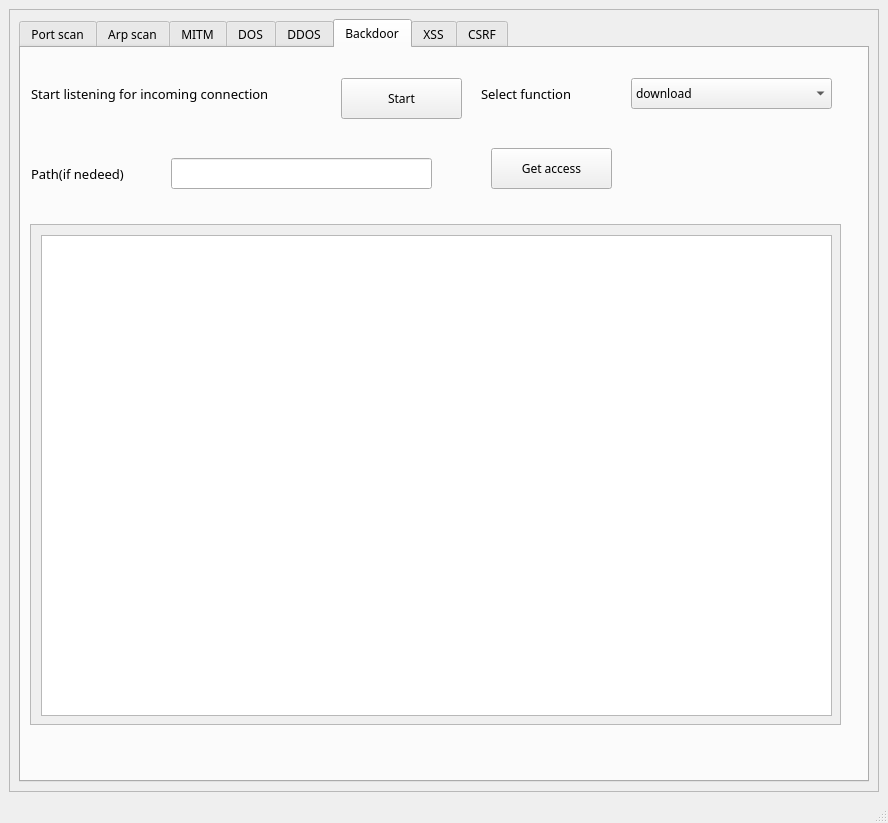
<?xml version="1.0" encoding="UTF-8"?>
<ui version="4.0">
 <class>MainWindow</class>
 <widget class="QMainWindow" name="MainWindow">
  <property name="windowModality">
   <enum>Qt::ApplicationModal</enum>
  </property>
  <property name="geometry">
   <rect>
    <x>0</x>
    <y>0</y>
    <width>888</width>
    <height>823</height>
   </rect>
  </property>
  <property name="windowTitle">
   <string>Ethical hacking &amp; security application (EHSA)</string>
  </property>
  <property name="windowIcon">
   <iconset>
    <selectedon>icon.png</selectedon>
   </iconset>
  </property>
  <widget class="QWidget" name="centralwidget">
   <layout class="QGridLayout" name="gridLayout">
    <item row="0" column="0">
     <widget class="QScrollArea" name="scrollArea">
      <property name="widgetResizable">
       <bool>true</bool>
      </property>
      <widget class="QWidget" name="scrollAreaWidgetContents">
       <property name="geometry">
        <rect>
         <x>0</x>
         <y>0</y>
         <width>864</width>
         <height>774</height>
        </rect>
       </property>
       <layout class="QGridLayout" name="gridLayout_2">
        <item row="1" column="0">
         <widget class="QTabWidget" name="tabWidget">
          <property name="font">
           <font>
            <family>Bahnschrift SemiLight</family>
            <pointsize>9</pointsize>
           </font>
          </property>
          <property name="currentIndex">
           <number>5</number>
          </property>
          <widget class="QWidget" name="ps">
           <attribute name="title">
            <string>Port scan</string>
           </attribute>
           <widget class="QLineEdit" name="ps_lineEdit_1">
            <property name="geometry">
             <rect>
              <x>430</x>
              <y>40</y>
              <width>181</width>
              <height>31</height>
             </rect>
            </property>
           </widget>
           <widget class="QLabel" name="ps_label_3">
            <property name="geometry">
             <rect>
              <x>10</x>
              <y>100</y>
              <width>71</width>
              <height>31</height>
             </rect>
            </property>
            <property name="font">
             <font>
              <pointsize>10</pointsize>
             </font>
            </property>
            <property name="text">
             <string>Target IP</string>
            </property>
            <property name="scaledContents">
             <bool>false</bool>
            </property>
           </widget>
           <widget class="QLineEdit" name="ps_lineEdit_2">
            <property name="geometry">
             <rect>
              <x>130</x>
              <y>100</y>
              <width>181</width>
              <height>31</height>
             </rect>
            </property>
           </widget>
           <widget class="QComboBox" name="ps_comboBox">
            <property name="geometry">
             <rect>
              <x>130</x>
              <y>40</y>
              <width>181</width>
              <height>31</height>
             </rect>
            </property>
            <item>
             <property name="text">
              <string>well khown port</string>
             </property>
            </item>
            <item>
             <property name="text">
              <string>custom port</string>
             </property>
            </item>
            <item>
             <property name="text">
              <string/>
             </property>
            </item>
           </widget>
           <widget class="QLabel" name="ps_label_2">
            <property name="geometry">
             <rect>
              <x>330</x>
              <y>40</y>
              <width>81</width>
              <height>31</height>
             </rect>
            </property>
            <property name="font">
             <font>
              <pointsize>10</pointsize>
             </font>
            </property>
            <property name="text">
             <string>Enter port</string>
            </property>
            <property name="scaledContents">
             <bool>false</bool>
            </property>
           </widget>
           <widget class="QLabel" name="ps_label_1">
            <property name="geometry">
             <rect>
              <x>10</x>
              <y>40</y>
              <width>111</width>
              <height>31</height>
             </rect>
            </property>
            <property name="font">
             <font>
              <pointsize>10</pointsize>
             </font>
            </property>
            <property name="text">
             <string>Select option</string>
            </property>
            <property name="scaledContents">
             <bool>false</bool>
            </property>
           </widget>
           <widget class="QPushButton" name="ps_pushButton">
            <property name="geometry">
             <rect>
              <x>330</x>
              <y>100</y>
              <width>121</width>
              <height>41</height>
             </rect>
            </property>
            <property name="text">
             <string>Attack</string>
            </property>
           </widget>
           <widget class="QScrollArea" name="ps_scrollArea">
            <property name="geometry">
             <rect>
              <x>9</x>
              <y>176</y>
              <width>811</width>
              <height>501</height>
             </rect>
            </property>
            <property name="widgetResizable">
             <bool>true</bool>
            </property>
            <widget class="QWidget" name="scrollAreaWidgetContents_2">
             <property name="geometry">
              <rect>
               <x>0</x>
               <y>0</y>
               <width>809</width>
               <height>499</height>
              </rect>
             </property>
             <widget class="QTextBrowser" name="ps_textBrowser">
              <property name="geometry">
               <rect>
                <x>10</x>
                <y>10</y>
                <width>791</width>
                <height>481</height>
               </rect>
              </property>
             </widget>
            </widget>
           </widget>
          </widget>
          <widget class="QWidget" name="arps">
           <attribute name="title">
            <string>Arp scan</string>
           </attribute>
           <widget class="QScrollArea" name="arps_scrollArea">
            <property name="geometry">
             <rect>
              <x>9</x>
              <y>176</y>
              <width>811</width>
              <height>501</height>
             </rect>
            </property>
            <property name="widgetResizable">
             <bool>true</bool>
            </property>
            <widget class="QWidget" name="scrollAreaWidgetContents_11">
             <property name="geometry">
              <rect>
               <x>0</x>
               <y>0</y>
               <width>809</width>
               <height>499</height>
              </rect>
             </property>
             <widget class="QTextBrowser" name="arps_textBrowser">
              <property name="geometry">
               <rect>
                <x>10</x>
                <y>10</y>
                <width>791</width>
                <height>481</height>
               </rect>
              </property>
             </widget>
            </widget>
           </widget>
           <widget class="QComboBox" name="arps_comboBox">
            <property name="geometry">
             <rect>
              <x>130</x>
              <y>40</y>
              <width>181</width>
              <height>31</height>
             </rect>
            </property>
            <item>
             <property name="text">
              <string>Ethernet</string>
             </property>
            </item>
            <item>
             <property name="text">
              <string>Wi-Fi</string>
             </property>
            </item>
            <item>
             <property name="text">
              <string>Local Area Connection* 3</string>
             </property>
            </item>
            <item>
             <property name="text">
              <string>Local Area Connection* 12</string>
             </property>
            </item>
            <item>
             <property name="text">
              <string>VMware Network Adapter VMnet1</string>
             </property>
            </item>
            <item>
             <property name="text">
              <string>VMware Network Adapter VMnet8</string>
             </property>
            </item>
            <item>
             <property name="text">
              <string>Loopback Pseudo-Interface 1</string>
             </property>
            </item>
            <item>
             <property name="text">
              <string/>
             </property>
            </item>
           </widget>
           <widget class="QLineEdit" name="arps_lineEdit">
            <property name="geometry">
             <rect>
              <x>130</x>
              <y>100</y>
              <width>181</width>
              <height>31</height>
             </rect>
            </property>
           </widget>
           <widget class="QLabel" name="arps_label_1">
            <property name="geometry">
             <rect>
              <x>10</x>
              <y>40</y>
              <width>111</width>
              <height>31</height>
             </rect>
            </property>
            <property name="font">
             <font>
              <pointsize>10</pointsize>
             </font>
            </property>
            <property name="text">
             <string>Select option</string>
            </property>
            <property name="scaledContents">
             <bool>false</bool>
            </property>
           </widget>
           <widget class="QPushButton" name="arps_pushButton">
            <property name="geometry">
             <rect>
              <x>360</x>
              <y>40</y>
              <width>121</width>
              <height>41</height>
             </rect>
            </property>
            <property name="text">
             <string>Attack</string>
            </property>
           </widget>
           <widget class="QLabel" name="arps_label_2">
            <property name="geometry">
             <rect>
              <x>10</x>
              <y>100</y>
              <width>121</width>
              <height>31</height>
             </rect>
            </property>
            <property name="font">
             <font>
              <pointsize>10</pointsize>
             </font>
            </property>
            <property name="text">
             <string>Target IP range</string>
            </property>
            <property name="scaledContents">
             <bool>false</bool>
            </property>
           </widget>
          </widget>
          <widget class="QWidget" name="mitm">
           <attribute name="title">
            <string>MITM</string>
           </attribute>
           <widget class="QScrollArea" name="mitm_scrollArea">
            <property name="geometry">
             <rect>
              <x>10</x>
              <y>176</y>
              <width>811</width>
              <height>501</height>
             </rect>
            </property>
            <property name="widgetResizable">
             <bool>true</bool>
            </property>
            <widget class="QWidget" name="scrollAreaWidgetContents_12">
             <property name="geometry">
              <rect>
               <x>0</x>
               <y>0</y>
               <width>809</width>
               <height>499</height>
              </rect>
             </property>
             <widget class="QTextBrowser" name="mitm_textBrowser">
              <property name="geometry">
               <rect>
                <x>10</x>
                <y>10</y>
                <width>791</width>
                <height>481</height>
               </rect>
              </property>
             </widget>
            </widget>
           </widget>
           <widget class="QLineEdit" name="mitm_lineEdit_2">
            <property name="geometry">
             <rect>
              <x>130</x>
              <y>100</y>
              <width>181</width>
              <height>31</height>
             </rect>
            </property>
           </widget>
           <widget class="QLabel" name="mitm_label_2">
            <property name="geometry">
             <rect>
              <x>10</x>
              <y>100</y>
              <width>101</width>
              <height>31</height>
             </rect>
            </property>
            <property name="font">
             <font>
              <pointsize>10</pointsize>
             </font>
            </property>
            <property name="text">
             <string>Gateway IP</string>
            </property>
            <property name="scaledContents">
             <bool>false</bool>
            </property>
           </widget>
           <widget class="QLineEdit" name="mitm_lineEdit_1">
            <property name="geometry">
             <rect>
              <x>131</x>
              <y>40</y>
              <width>181</width>
              <height>31</height>
             </rect>
            </property>
           </widget>
           <widget class="QPushButton" name="mitm_pushButton">
            <property name="geometry">
             <rect>
              <x>350</x>
              <y>40</y>
              <width>121</width>
              <height>41</height>
             </rect>
            </property>
            <property name="text">
             <string>Attack</string>
            </property>
           </widget>
           <widget class="QLabel" name="mitm_label_1">
            <property name="geometry">
             <rect>
              <x>11</x>
              <y>40</y>
              <width>71</width>
              <height>31</height>
             </rect>
            </property>
            <property name="font">
             <font>
              <pointsize>10</pointsize>
             </font>
            </property>
            <property name="text">
             <string>Target IP</string>
            </property>
            <property name="scaledContents">
             <bool>false</bool>
            </property>
           </widget>
          </widget>
          <widget class="QWidget" name="dos">
           <attribute name="title">
            <string>DOS</string>
           </attribute>
           <widget class="QScrollArea" name="dos_scrollArea">
            <property name="geometry">
             <rect>
              <x>9</x>
              <y>176</y>
              <width>811</width>
              <height>501</height>
             </rect>
            </property>
            <property name="widgetResizable">
             <bool>true</bool>
            </property>
            <widget class="QWidget" name="scrollAreaWidgetContents_23">
             <property name="geometry">
              <rect>
               <x>0</x>
               <y>0</y>
               <width>809</width>
               <height>499</height>
              </rect>
             </property>
             <widget class="QTextBrowser" name="dos_textBrowser">
              <property name="geometry">
               <rect>
                <x>10</x>
                <y>10</y>
                <width>791</width>
                <height>481</height>
               </rect>
              </property>
             </widget>
            </widget>
           </widget>
           <widget class="QComboBox" name="dos_comboBox">
            <property name="geometry">
             <rect>
              <x>130</x>
              <y>40</y>
              <width>181</width>
              <height>31</height>
             </rect>
            </property>
            <item>
             <property name="text">
              <string>Slowloris</string>
             </property>
            </item>
            <item>
             <property name="text">
              <string>Requests</string>
             </property>
            </item>
            <item>
             <property name="text">
              <string/>
             </property>
            </item>
           </widget>
           <widget class="QLineEdit" name="dos_lineEdit">
            <property name="geometry">
             <rect>
              <x>130</x>
              <y>100</y>
              <width>181</width>
              <height>31</height>
             </rect>
            </property>
           </widget>
           <widget class="QLabel" name="dos_label_1">
            <property name="geometry">
             <rect>
              <x>10</x>
              <y>40</y>
              <width>111</width>
              <height>31</height>
             </rect>
            </property>
            <property name="font">
             <font>
              <pointsize>10</pointsize>
             </font>
            </property>
            <property name="text">
             <string>Select option</string>
            </property>
            <property name="scaledContents">
             <bool>false</bool>
            </property>
           </widget>
           <widget class="QPushButton" name="dos_pushButton">
            <property name="geometry">
             <rect>
              <x>600</x>
              <y>90</y>
              <width>121</width>
              <height>41</height>
             </rect>
            </property>
            <property name="text">
             <string>Attack</string>
            </property>
           </widget>
           <widget class="QLabel" name="dos_label_2">
            <property name="geometry">
             <rect>
              <x>10</x>
              <y>100</y>
              <width>71</width>
              <height>31</height>
             </rect>
            </property>
            <property name="font">
             <font>
              <pointsize>10</pointsize>
             </font>
            </property>
            <property name="text">
             <string>Target IP</string>
            </property>
            <property name="scaledContents">
             <bool>false</bool>
            </property>
           </widget>
           <widget class="QLineEdit" name="dos_lineEdit_2">
            <property name="geometry">
             <rect>
              <x>400</x>
              <y>100</y>
              <width>181</width>
              <height>31</height>
             </rect>
            </property>
           </widget>
           <widget class="QLabel" name="dos_label_4">
            <property name="geometry">
             <rect>
              <x>320</x>
              <y>100</y>
              <width>71</width>
              <height>31</height>
             </rect>
            </property>
            <property name="font">
             <font>
              <pointsize>10</pointsize>
             </font>
            </property>
            <property name="text">
             <string>Port</string>
            </property>
            <property name="scaledContents">
             <bool>false</bool>
            </property>
           </widget>
           <widget class="QLineEdit" name="dos_lineEdit_1">
            <property name="geometry">
             <rect>
              <x>490</x>
              <y>40</y>
              <width>181</width>
              <height>31</height>
             </rect>
            </property>
           </widget>
           <widget class="QLabel" name="dos_label_3">
            <property name="geometry">
             <rect>
              <x>320</x>
              <y>40</y>
              <width>161</width>
              <height>31</height>
             </rect>
            </property>
            <property name="font">
             <font>
              <pointsize>10</pointsize>
             </font>
            </property>
            <property name="text">
             <string>Threads (default 200)</string>
            </property>
            <property name="scaledContents">
             <bool>false</bool>
            </property>
           </widget>
          </widget>
          <widget class="QWidget" name="ddos">
           <attribute name="title">
            <string>DDOS</string>
           </attribute>
           <widget class="QScrollArea" name="ddos_scrollArea">
            <property name="geometry">
             <rect>
              <x>9</x>
              <y>176</y>
              <width>811</width>
              <height>501</height>
             </rect>
            </property>
            <property name="widgetResizable">
             <bool>true</bool>
            </property>
            <widget class="QWidget" name="scrollAreaWidgetContents_24">
             <property name="geometry">
              <rect>
               <x>0</x>
               <y>0</y>
               <width>809</width>
               <height>499</height>
              </rect>
             </property>
             <widget class="QTextBrowser" name="ddos_textBrowser">
              <property name="geometry">
               <rect>
                <x>10</x>
                <y>10</y>
                <width>791</width>
                <height>481</height>
               </rect>
              </property>
             </widget>
            </widget>
           </widget>
           <widget class="QComboBox" name="ddos_comboBox">
            <property name="geometry">
             <rect>
              <x>130</x>
              <y>40</y>
              <width>181</width>
              <height>31</height>
             </rect>
            </property>
            <item>
             <property name="text">
              <string>SYNflood</string>
             </property>
            </item>
            <item>
             <property name="text">
              <string/>
             </property>
            </item>
           </widget>
           <widget class="QLineEdit" name="ddos_lineEdit">
            <property name="geometry">
             <rect>
              <x>130</x>
              <y>100</y>
              <width>181</width>
              <height>31</height>
             </rect>
            </property>
           </widget>
           <widget class="QLabel" name="ddos_label_1">
            <property name="geometry">
             <rect>
              <x>10</x>
              <y>40</y>
              <width>111</width>
              <height>31</height>
             </rect>
            </property>
            <property name="font">
             <font>
              <pointsize>10</pointsize>
             </font>
            </property>
            <property name="text">
             <string>Select option</string>
            </property>
            <property name="scaledContents">
             <bool>false</bool>
            </property>
           </widget>
           <widget class="QPushButton" name="ddos_pushButton">
            <property name="geometry">
             <rect>
              <x>340</x>
              <y>100</y>
              <width>121</width>
              <height>41</height>
             </rect>
            </property>
            <property name="text">
             <string>Attack</string>
            </property>
           </widget>
           <widget class="QLabel" name="ddos_label_2">
            <property name="geometry">
             <rect>
              <x>10</x>
              <y>100</y>
              <width>71</width>
              <height>31</height>
             </rect>
            </property>
            <property name="font">
             <font>
              <pointsize>10</pointsize>
             </font>
            </property>
            <property name="text">
             <string>Target IP</string>
            </property>
            <property name="scaledContents">
             <bool>false</bool>
            </property>
           </widget>
           <widget class="QLabel" name="ddos_label_3">
            <property name="geometry">
             <rect>
              <x>320</x>
              <y>40</y>
              <width>161</width>
              <height>31</height>
             </rect>
            </property>
            <property name="font">
             <font>
              <pointsize>10</pointsize>
             </font>
            </property>
            <property name="text">
             <string>Threads (default 100)</string>
            </property>
            <property name="scaledContents">
             <bool>false</bool>
            </property>
           </widget>
           <widget class="QLineEdit" name="ddos_lineEdit_1">
            <property name="geometry">
             <rect>
              <x>490</x>
              <y>40</y>
              <width>181</width>
              <height>31</height>
             </rect>
            </property>
           </widget>
          </widget>
          <widget class="QWidget" name="backdoor">
           <attribute name="title">
            <string>Backdoor</string>
           </attribute>
           <widget class="QScrollArea" name="backdoor_scrollArea">
            <property name="geometry">
             <rect>
              <x>9</x>
              <y>176</y>
              <width>811</width>
              <height>501</height>
             </rect>
            </property>
            <property name="widgetResizable">
             <bool>true</bool>
            </property>
            <widget class="QWidget" name="scrollAreaWidgetContents_14">
             <property name="geometry">
              <rect>
               <x>0</x>
               <y>0</y>
               <width>809</width>
               <height>499</height>
              </rect>
             </property>
             <widget class="QTextBrowser" name="backdoor_textBrowser">
              <property name="geometry">
               <rect>
                <x>10</x>
                <y>10</y>
                <width>791</width>
                <height>481</height>
               </rect>
              </property>
             </widget>
            </widget>
           </widget>
           <widget class="QLineEdit" name="backdoor_lineEdit">
            <property name="geometry">
             <rect>
              <x>150</x>
              <y>110</y>
              <width>261</width>
              <height>31</height>
             </rect>
            </property>
           </widget>
           <widget class="QComboBox" name="backdoor_comboBox">
            <property name="geometry">
             <rect>
              <x>610</x>
              <y>30</y>
              <width>201</width>
              <height>31</height>
             </rect>
            </property>
            <item>
             <property name="text">
              <string>download</string>
             </property>
            </item>
            <item>
             <property name="text">
              <string>upload</string>
             </property>
            </item>
            <item>
             <property name="text">
              <string>get</string>
             </property>
            </item>
            <item>
             <property name="text">
              <string>screenshot</string>
             </property>
            </item>
            <item>
             <property name="text">
              <string>keylog_start</string>
             </property>
            </item>
            <item>
             <property name="text">
              <string>keylog_dump</string>
             </property>
            </item>
           </widget>
           <widget class="QLabel" name="backdoor_label_3">
            <property name="geometry">
             <rect>
              <x>10</x>
              <y>110</y>
              <width>131</width>
              <height>31</height>
             </rect>
            </property>
            <property name="font">
             <font>
              <pointsize>10</pointsize>
             </font>
            </property>
            <property name="text">
             <string>Path(if nedeed)</string>
            </property>
            <property name="scaledContents">
             <bool>false</bool>
            </property>
           </widget>
           <widget class="QLabel" name="backdoor_label_2">
            <property name="geometry">
             <rect>
              <x>460</x>
              <y>30</y>
              <width>111</width>
              <height>31</height>
             </rect>
            </property>
            <property name="font">
             <font>
              <pointsize>10</pointsize>
             </font>
            </property>
            <property name="text">
             <string>Select function</string>
            </property>
            <property name="scaledContents">
             <bool>false</bool>
            </property>
           </widget>
           <widget class="QPushButton" name="backdoor_pushButton_2">
            <property name="geometry">
             <rect>
              <x>470</x>
              <y>100</y>
              <width>121</width>
              <height>41</height>
             </rect>
            </property>
            <property name="text">
             <string>Get access</string>
            </property>
           </widget>
           <widget class="QLabel" name="backdoor_label_1">
            <property name="geometry">
             <rect>
              <x>10</x>
              <y>30</y>
              <width>301</width>
              <height>31</height>
             </rect>
            </property>
            <property name="font">
             <font>
              <pointsize>10</pointsize>
             </font>
            </property>
            <property name="text">
             <string>Start listening for incoming connection </string>
            </property>
            <property name="scaledContents">
             <bool>false</bool>
            </property>
           </widget>
           <widget class="QPushButton" name="backdoor_pushButton_1">
            <property name="geometry">
             <rect>
              <x>320</x>
              <y>30</y>
              <width>121</width>
              <height>41</height>
             </rect>
            </property>
            <property name="text">
             <string>Start</string>
            </property>
           </widget>
          </widget>
          <widget class="QWidget" name="xss">
           <attribute name="title">
            <string>XSS</string>
           </attribute>
           <widget class="QLabel" name="xss_label_3">
            <property name="geometry">
             <rect>
              <x>330</x>
              <y>40</y>
              <width>121</width>
              <height>31</height>
             </rect>
            </property>
            <property name="font">
             <font>
              <pointsize>10</pointsize>
             </font>
            </property>
            <property name="text">
             <string>Depth to crawl</string>
            </property>
            <property name="scaledContents">
             <bool>false</bool>
            </property>
           </widget>
           <widget class="QScrollArea" name="xss_scrollArea">
            <property name="geometry">
             <rect>
              <x>9</x>
              <y>176</y>
              <width>811</width>
              <height>501</height>
             </rect>
            </property>
            <property name="widgetResizable">
             <bool>true</bool>
            </property>
            <widget class="QWidget" name="scrollAreaWidgetContents_3">
             <property name="geometry">
              <rect>
               <x>0</x>
               <y>0</y>
               <width>809</width>
               <height>499</height>
              </rect>
             </property>
             <widget class="QTextBrowser" name="xss_textBrowser">
              <property name="geometry">
               <rect>
                <x>10</x>
                <y>10</y>
                <width>791</width>
                <height>481</height>
               </rect>
              </property>
             </widget>
            </widget>
           </widget>
           <widget class="QPushButton" name="xss_pushButton">
            <property name="geometry">
             <rect>
              <x>330</x>
              <y>100</y>
              <width>121</width>
              <height>41</height>
             </rect>
            </property>
            <property name="text">
             <string>Attack</string>
            </property>
           </widget>
           <widget class="QLineEdit" name="xss_lineEdit_2">
            <property name="geometry">
             <rect>
              <x>130</x>
              <y>100</y>
              <width>181</width>
              <height>31</height>
             </rect>
            </property>
           </widget>
           <widget class="QLabel" name="xss_label_2">
            <property name="geometry">
             <rect>
              <x>10</x>
              <y>100</y>
              <width>111</width>
              <height>31</height>
             </rect>
            </property>
            <property name="font">
             <font>
              <pointsize>10</pointsize>
             </font>
            </property>
            <property name="text">
             <string>Payload(opt)</string>
            </property>
            <property name="scaledContents">
             <bool>false</bool>
            </property>
           </widget>
           <widget class="QLineEdit" name="xss_lineEdit_1">
            <property name="geometry">
             <rect>
              <x>130</x>
              <y>40</y>
              <width>181</width>
              <height>31</height>
             </rect>
            </property>
           </widget>
           <widget class="QLabel" name="xss_label_1">
            <property name="geometry">
             <rect>
              <x>10</x>
              <y>40</y>
              <width>111</width>
              <height>31</height>
             </rect>
            </property>
            <property name="font">
             <font>
              <pointsize>10</pointsize>
             </font>
            </property>
            <property name="text">
             <string>Target or url</string>
            </property>
            <property name="scaledContents">
             <bool>false</bool>
            </property>
           </widget>
           <widget class="QComboBox" name="xss_comboBox">
            <property name="geometry">
             <rect>
              <x>450</x>
              <y>40</y>
              <width>131</width>
              <height>31</height>
             </rect>
            </property>
            <item>
             <property name="text">
              <string>1</string>
             </property>
            </item>
            <item>
             <property name="text">
              <string>2</string>
             </property>
            </item>
            <item>
             <property name="text">
              <string>3</string>
             </property>
            </item>
            <item>
             <property name="text">
              <string/>
             </property>
            </item>
           </widget>
          </widget>
          <widget class="QWidget" name="csrf">
           <attribute name="title">
            <string>CSRF</string>
           </attribute>
           <widget class="QPushButton" name="csrf_pushButton">
            <property name="geometry">
             <rect>
              <x>350</x>
              <y>40</y>
              <width>121</width>
              <height>41</height>
             </rect>
            </property>
            <property name="text">
             <string>Attack</string>
            </property>
           </widget>
           <widget class="QScrollArea" name="csrf_scrollArea">
            <property name="geometry">
             <rect>
              <x>10</x>
              <y>176</y>
              <width>811</width>
              <height>501</height>
             </rect>
            </property>
            <property name="widgetResizable">
             <bool>true</bool>
            </property>
            <widget class="QWidget" name="scrollAreaWidgetContents_17">
             <property name="geometry">
              <rect>
               <x>0</x>
               <y>0</y>
               <width>809</width>
               <height>499</height>
              </rect>
             </property>
             <widget class="QTextBrowser" name="csrf_textBrowser">
              <property name="geometry">
               <rect>
                <x>10</x>
                <y>10</y>
                <width>791</width>
                <height>481</height>
               </rect>
              </property>
             </widget>
            </widget>
           </widget>
           <widget class="QLabel" name="csrf_label_1">
            <property name="geometry">
             <rect>
              <x>11</x>
              <y>40</y>
              <width>91</width>
              <height>31</height>
             </rect>
            </property>
            <property name="font">
             <font>
              <pointsize>10</pointsize>
             </font>
            </property>
            <property name="text">
             <string>Target URL</string>
            </property>
            <property name="scaledContents">
             <bool>false</bool>
            </property>
           </widget>
           <widget class="QLineEdit" name="csrf_lineEdit">
            <property name="geometry">
             <rect>
              <x>131</x>
              <y>40</y>
              <width>181</width>
              <height>31</height>
             </rect>
            </property>
           </widget>
           <widget class="QLabel" name="csrf_label_2">
            <property name="geometry">
             <rect>
              <x>10</x>
              <y>100</y>
              <width>121</width>
              <height>31</height>
             </rect>
            </property>
            <property name="font">
             <font>
              <pointsize>10</pointsize>
             </font>
            </property>
            <property name="text">
             <string>Depth to crawl</string>
            </property>
            <property name="scaledContents">
             <bool>false</bool>
            </property>
           </widget>
           <widget class="QComboBox" name="csrf_comboBox">
            <property name="geometry">
             <rect>
              <x>140</x>
              <y>100</y>
              <width>131</width>
              <height>31</height>
             </rect>
            </property>
            <item>
             <property name="text">
              <string>1</string>
             </property>
            </item>
            <item>
             <property name="text">
              <string>2</string>
             </property>
            </item>
            <item>
             <property name="text">
              <string>3</string>
             </property>
            </item>
            <item>
             <property name="text">
              <string/>
             </property>
            </item>
           </widget>
          </widget>
         </widget>
        </item>
       </layout>
      </widget>
     </widget>
    </item>
   </layout>
  </widget>
  <widget class="QStatusBar" name="statusbar"/>
 </widget>
 <resources/>
 <connections/>
</ui>
